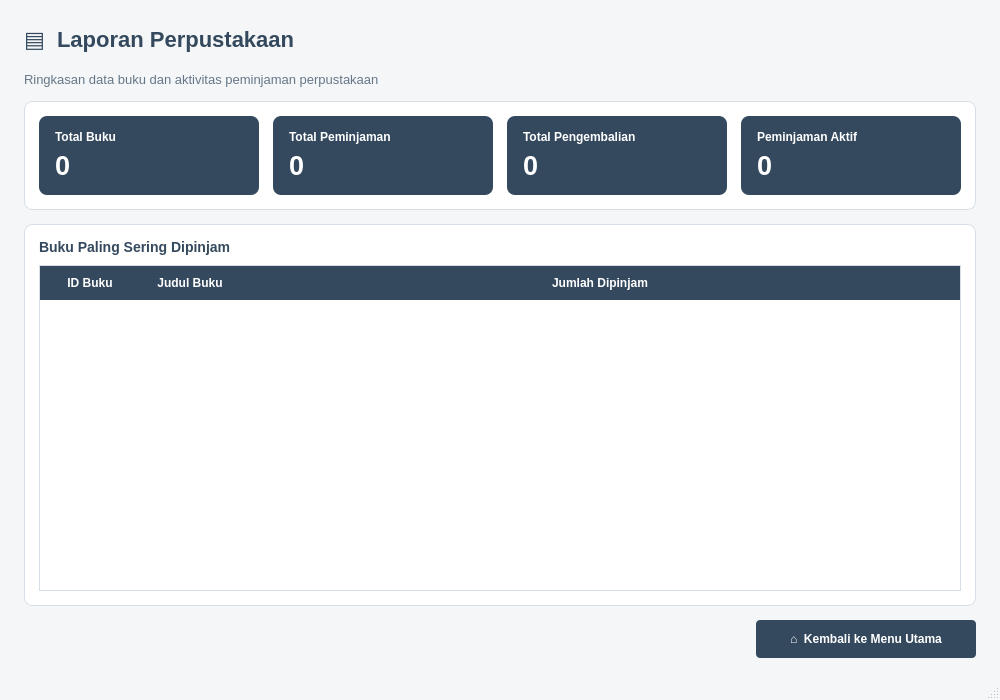
<?xml version="1.0" encoding="UTF-8"?>
<ui version="4.0">
 <class>MainWindow</class>
 <widget class="QMainWindow" name="MainWindow">
  <property name="geometry">
   <rect><x>0</x><y>0</y><width>1000</width><height>700</height></rect>
  </property>
  <property name="windowTitle"><string>Perpustakaan - Laporan</string></property>
  <property name="styleSheet">
   <string notr="true">QMainWindow, QWidget#centralwidget { background-color: #F4F6F8; }
QFrame#frameStatistik, QFrame#frameTabel { background-color: #FFFFFF; border: 1px solid #D8DEE5; border-radius: 8px; }
QFrame.statCard { background-color: #34495E; border: none; border-radius: 8px; }
QLabel.statTitle { color: #FFFFFF; font-size: 13px; font-weight: 600; }
QLabel.statValue { color: #FFFFFF; font-size: 27px; font-weight: 700; }
QLabel#lblJudul { color: #34495E; font-size: 22px; font-weight: 700; }
QLabel#lblSubjudul { color: #667788; font-size: 10pt; }
QLabel#lblJudulTabel { color: #34495E; font-size: 14px; font-weight: 700; }
QTableWidget { background-color: #FFFFFF; border: 1px solid #D8DEE5; gridline-color: #D8DEE5; selection-background-color: #DCE6F0; selection-color: #263746; }
QHeaderView::section { background-color: #34495E; color: #FFFFFF; padding: 8px; border: none; font-weight: 600; }
QPushButton#btnKembali { background-color: #34495E; color: #FFFFFF; border: none; border-radius: 4px; padding: 9px 18px; font-weight: 600; }
QPushButton#btnKembali:hover { background-color: #263746; }</string>
  </property>
  <widget class="QWidget" name="centralwidget">
   <layout class="QVBoxLayout" name="verticalLayoutUtama">
    <property name="leftMargin"><number>24</number></property>
    <property name="topMargin"><number>20</number></property>
    <property name="rightMargin"><number>24</number></property>
    <property name="bottomMargin"><number>20</number></property>
    <property name="spacing"><number>14</number></property>
    <item>
     <widget class="QLabel" name="lblJudul">
      <property name="text"><string>▤  Laporan Perpustakaan</string></property>
      <property name="minimumSize"><size><width>0</width><height>38</height></size></property>
     </widget>
    </item>
    <item>
     <widget class="QLabel" name="lblSubjudul">
      <property name="text"><string>Ringkasan data buku dan aktivitas peminjaman perpustakaan</string></property>
     </widget>
    </item>
    <item>
     <widget class="QFrame" name="frameStatistik">
      <property name="frameShape"><enum>QFrame::StyledPanel</enum></property>
      <property name="frameShadow"><enum>QFrame::Raised</enum></property>
      <layout class="QGridLayout" name="gridLayoutStatistik">
       <property name="leftMargin"><number>14</number></property>
       <property name="topMargin"><number>14</number></property>
       <property name="rightMargin"><number>14</number></property>
       <property name="bottomMargin"><number>14</number></property>
       <property name="horizontalSpacing"><number>14</number></property>
       <property name="verticalSpacing"><number>10</number></property>
       <item row="0" column="0">
        <widget class="QFrame" name="cardTotalBuku">
         <property name="styleSheet"><string notr="true">background-color: #34495E; border-radius: 8px;</string></property>
         <layout class="QVBoxLayout" name="layoutCardTotalBuku">
          <property name="leftMargin"><number>16</number></property><property name="topMargin"><number>14</number></property><property name="rightMargin"><number>16</number></property><property name="bottomMargin"><number>14</number></property>
          <item><widget class="QLabel" name="lblTotalBuku"><property name="styleSheet"><string notr="true">color: white; font-size: 12px; font-weight: 600;</string></property><property name="text"><string>Total Buku</string></property></widget></item>
          <item><widget class="QLabel" name="lblAngkaTotalBuku"><property name="styleSheet"><string notr="true">color: white; font-size: 27px; font-weight: 700;</string></property><property name="text"><string>0</string></property></widget></item>
         </layout>
        </widget>
       </item>
       <item row="0" column="1">
        <widget class="QFrame" name="cardTotalPeminjaman">
         <property name="styleSheet"><string notr="true">background-color: #34495E; border-radius: 8px;</string></property>
         <layout class="QVBoxLayout" name="layoutCardTotalPeminjaman">
          <property name="leftMargin"><number>16</number></property><property name="topMargin"><number>14</number></property><property name="rightMargin"><number>16</number></property><property name="bottomMargin"><number>14</number></property>
          <item><widget class="QLabel" name="lblTotalPeminjaman"><property name="styleSheet"><string notr="true">color: white; font-size: 12px; font-weight: 600;</string></property><property name="text"><string>Total Peminjaman</string></property></widget></item>
          <item><widget class="QLabel" name="lblAngkaTotalPeminjaman"><property name="styleSheet"><string notr="true">color: white; font-size: 27px; font-weight: 700;</string></property><property name="text"><string>0</string></property></widget></item>
         </layout>
        </widget>
       </item>
       <item row="0" column="2">
        <widget class="QFrame" name="cardTotalPengembalian">
         <property name="styleSheet"><string notr="true">background-color: #34495E; border-radius: 8px;</string></property>
         <layout class="QVBoxLayout" name="layoutCardTotalPengembalian">
          <property name="leftMargin"><number>16</number></property><property name="topMargin"><number>14</number></property><property name="rightMargin"><number>16</number></property><property name="bottomMargin"><number>14</number></property>
          <item><widget class="QLabel" name="lblTotalPengembalian"><property name="styleSheet"><string notr="true">color: white; font-size: 12px; font-weight: 600;</string></property><property name="text"><string>Total Pengembalian</string></property></widget></item>
          <item><widget class="QLabel" name="lblAngkaTotalPengembalian"><property name="styleSheet"><string notr="true">color: white; font-size: 27px; font-weight: 700;</string></property><property name="text"><string>0</string></property></widget></item>
         </layout>
        </widget>
       </item>
       <item row="0" column="3">
        <widget class="QFrame" name="cardPeminjamanAktif">
         <property name="styleSheet"><string notr="true">background-color: #34495E; border-radius: 8px;</string></property>
         <layout class="QVBoxLayout" name="layoutCardPeminjamanAktif">
          <property name="leftMargin"><number>16</number></property><property name="topMargin"><number>14</number></property><property name="rightMargin"><number>16</number></property><property name="bottomMargin"><number>14</number></property>
          <item><widget class="QLabel" name="lblPeminjamanAktif"><property name="styleSheet"><string notr="true">color: white; font-size: 12px; font-weight: 600;</string></property><property name="text"><string>Peminjaman Aktif</string></property></widget></item>
          <item><widget class="QLabel" name="lblAngkaPeminjamanAktif"><property name="styleSheet"><string notr="true">color: white; font-size: 27px; font-weight: 700;</string></property><property name="text"><string>0</string></property></widget></item>
         </layout>
        </widget>
       </item>
      </layout>
     </widget>
    </item>
    <item>
     <widget class="QFrame" name="frameTabel">
      <property name="frameShape"><enum>QFrame::StyledPanel</enum></property>
      <property name="frameShadow"><enum>QFrame::Raised</enum></property>
      <layout class="QVBoxLayout" name="verticalLayoutTabel">
       <property name="leftMargin"><number>14</number></property><property name="topMargin"><number>14</number></property><property name="rightMargin"><number>14</number></property><property name="bottomMargin"><number>14</number></property><property name="spacing"><number>10</number></property>
       <item><widget class="QLabel" name="lblJudulTabel"><property name="text"><string>Buku Paling Sering Dipinjam</string></property></widget></item>
       <item>
        <widget class="QTableWidget" name="tableBukuPopuler">
         <property name="minimumSize"><size><width>0</width><height>250</height></size></property>
         <property name="rowCount"><number>0</number></property>
         <property name="columnCount"><number>3</number></property>
         <column><property name="text"><string>ID Buku</string></property></column>
         <column><property name="text"><string>Judul Buku</string></property></column>
         <column><property name="text"><string>Jumlah Dipinjam</string></property></column>
         <attribute name="horizontalHeaderStretchLastSection"><bool>true</bool></attribute>
         <attribute name="horizontalHeaderHighlightSections"><bool>false</bool></attribute>
         <attribute name="verticalHeaderVisible"><bool>false</bool></attribute>
        </widget>
       </item>
      </layout>
     </widget>
    </item>
    <item>
     <layout class="QHBoxLayout" name="horizontalLayoutBawah">
      <item><spacer name="horizontalSpacer"><property name="orientation"><enum>Qt::Horizontal</enum></property><property name="sizeHint" stdset="0"><size><width>40</width><height>20</height></size></property></spacer></item>
      <item><widget class="QPushButton" name="btnKembali"><property name="minimumSize"><size><width>220</width><height>38</height></size></property><property name="text"><string>⌂  Kembali ke Menu Utama</string></property></widget></item>
     </layout>
    </item>
   </layout>
  </widget>
  <widget class="QStatusBar" name="statusbar"/>
 </widget>
 <resources/>
 <connections/>
</ui>
